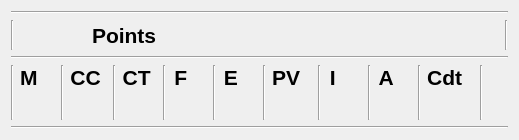
<?xml version="1.0" encoding="UTF-8"?>
<ui version="4.0">
 <class>StatsDisplayWidget</class>
 <widget class="QWidget" name="StatsDisplayWidget">
  <property name="geometry">
   <rect>
    <x>0</x>
    <y>0</y>
    <width>519</width>
    <height>140</height>
   </rect>
  </property>
  <property name="windowTitle">
   <string/>
  </property>
  <layout class="QVBoxLayout" name="verticalLayout">
   <item>
    <widget class="Line" name="line_2">
     <property name="font">
      <font>
       <pointsize>16</pointsize>
      </font>
     </property>
     <property name="orientation">
      <enum>Qt::Horizontal</enum>
     </property>
    </widget>
   </item>
   <item>
    <layout class="QVBoxLayout" name="verticalLayout_28">
     <item>
      <layout class="QHBoxLayout" name="horizontalLayout">
       <item>
        <widget class="Line" name="line_4">
         <property name="font">
          <font>
           <pointsize>16</pointsize>
          </font>
         </property>
         <property name="orientation">
          <enum>Qt::Vertical</enum>
         </property>
        </widget>
       </item>
       <item>
        <widget class="QLabel" name="title">
         <property name="enabled">
          <bool>true</bool>
         </property>
         <property name="minimumSize">
          <size>
           <width>20</width>
           <height>0</height>
          </size>
         </property>
         <property name="font">
          <font>
           <pointsize>16</pointsize>
           <weight>75</weight>
           <bold>true</bold>
          </font>
         </property>
         <property name="cursor">
          <cursorShape>WhatsThisCursor</cursorShape>
         </property>
         <property name="toolTip">
          <string>Statistique du champion correspondant à la figurine.</string>
         </property>
         <property name="text">
          <string/>
         </property>
        </widget>
       </item>
       <item>
        <widget class="QLabel" name="labelChampionPts">
         <property name="enabled">
          <bool>true</bool>
         </property>
         <property name="minimumSize">
          <size>
           <width>40</width>
           <height>0</height>
          </size>
         </property>
         <property name="font">
          <font>
           <pointsize>16</pointsize>
           <weight>75</weight>
           <bold>true</bold>
          </font>
         </property>
         <property name="text">
          <string/>
         </property>
         <property name="alignment">
          <set>Qt::AlignRight|Qt::AlignTrailing|Qt::AlignVCenter</set>
         </property>
        </widget>
       </item>
       <item>
        <widget class="QLabel" name="label_27">
         <property name="enabled">
          <bool>true</bool>
         </property>
         <property name="font">
          <font>
           <pointsize>16</pointsize>
           <weight>75</weight>
           <bold>true</bold>
          </font>
         </property>
         <property name="text">
          <string>Points</string>
         </property>
        </widget>
       </item>
       <item>
        <spacer name="horizontalSpacer_5">
         <property name="enabled">
          <bool>true</bool>
         </property>
         <property name="font">
          <font>
           <pointsize>16</pointsize>
          </font>
         </property>
         <property name="orientation">
          <enum>Qt::Horizontal</enum>
         </property>
         <property name="sizeHint" stdset="0">
          <size>
           <width>40</width>
           <height>20</height>
          </size>
         </property>
        </spacer>
       </item>
       <item>
        <widget class="Line" name="line_15">
         <property name="font">
          <font>
           <pointsize>16</pointsize>
          </font>
         </property>
         <property name="orientation">
          <enum>Qt::Vertical</enum>
         </property>
        </widget>
       </item>
      </layout>
     </item>
     <item>
      <widget class="Line" name="line">
       <property name="font">
        <font>
         <pointsize>16</pointsize>
        </font>
       </property>
       <property name="orientation">
        <enum>Qt::Horizontal</enum>
       </property>
      </widget>
     </item>
     <item>
      <layout class="QHBoxLayout" name="horizontalLayout_14">
       <item>
        <widget class="Line" name="line_5">
         <property name="font">
          <font>
           <pointsize>16</pointsize>
          </font>
         </property>
         <property name="orientation">
          <enum>Qt::Vertical</enum>
         </property>
        </widget>
       </item>
       <item>
        <layout class="QVBoxLayout" name="verticalLayout_17">
         <item>
          <widget class="QLabel" name="label_43">
           <property name="enabled">
            <bool>true</bool>
           </property>
           <property name="font">
            <font>
             <pointsize>16</pointsize>
             <weight>75</weight>
             <bold>true</bold>
            </font>
           </property>
           <property name="text">
            <string>M   </string>
           </property>
           <property name="alignment">
            <set>Qt::AlignCenter</set>
           </property>
          </widget>
         </item>
         <item>
          <widget class="QLabel" name="labelModelM2">
           <property name="enabled">
            <bool>true</bool>
           </property>
           <property name="minimumSize">
            <size>
             <width>35</width>
             <height>0</height>
            </size>
           </property>
           <property name="font">
            <font>
             <pointsize>16</pointsize>
            </font>
           </property>
           <property name="text">
            <string/>
           </property>
           <property name="alignment">
            <set>Qt::AlignCenter</set>
           </property>
          </widget>
         </item>
        </layout>
       </item>
       <item>
        <widget class="Line" name="line_6">
         <property name="font">
          <font>
           <pointsize>16</pointsize>
          </font>
         </property>
         <property name="orientation">
          <enum>Qt::Vertical</enum>
         </property>
        </widget>
       </item>
       <item>
        <layout class="QVBoxLayout" name="verticalLayout_18">
         <item>
          <widget class="QLabel" name="label_44">
           <property name="enabled">
            <bool>true</bool>
           </property>
           <property name="font">
            <font>
             <pointsize>16</pointsize>
             <weight>75</weight>
             <bold>true</bold>
            </font>
           </property>
           <property name="text">
            <string>CC </string>
           </property>
           <property name="alignment">
            <set>Qt::AlignCenter</set>
           </property>
          </widget>
         </item>
         <item>
          <widget class="QLabel" name="labelModelWS2">
           <property name="enabled">
            <bool>true</bool>
           </property>
           <property name="minimumSize">
            <size>
             <width>35</width>
             <height>0</height>
            </size>
           </property>
           <property name="font">
            <font>
             <pointsize>16</pointsize>
            </font>
           </property>
           <property name="text">
            <string/>
           </property>
           <property name="alignment">
            <set>Qt::AlignCenter</set>
           </property>
          </widget>
         </item>
        </layout>
       </item>
       <item>
        <widget class="Line" name="line_7">
         <property name="font">
          <font>
           <pointsize>16</pointsize>
          </font>
         </property>
         <property name="orientation">
          <enum>Qt::Vertical</enum>
         </property>
        </widget>
       </item>
       <item>
        <layout class="QVBoxLayout" name="verticalLayout_19">
         <item>
          <widget class="QLabel" name="label_45">
           <property name="enabled">
            <bool>true</bool>
           </property>
           <property name="font">
            <font>
             <pointsize>16</pointsize>
             <weight>75</weight>
             <bold>true</bold>
            </font>
           </property>
           <property name="text">
            <string>CT </string>
           </property>
           <property name="alignment">
            <set>Qt::AlignCenter</set>
           </property>
          </widget>
         </item>
         <item>
          <widget class="QLabel" name="labelModelBS2">
           <property name="enabled">
            <bool>true</bool>
           </property>
           <property name="minimumSize">
            <size>
             <width>35</width>
             <height>0</height>
            </size>
           </property>
           <property name="font">
            <font>
             <pointsize>16</pointsize>
            </font>
           </property>
           <property name="text">
            <string/>
           </property>
           <property name="alignment">
            <set>Qt::AlignCenter</set>
           </property>
          </widget>
         </item>
        </layout>
       </item>
       <item>
        <widget class="Line" name="line_8">
         <property name="font">
          <font>
           <pointsize>16</pointsize>
          </font>
         </property>
         <property name="orientation">
          <enum>Qt::Vertical</enum>
         </property>
        </widget>
       </item>
       <item>
        <layout class="QVBoxLayout" name="verticalLayout_20">
         <item>
          <widget class="QLabel" name="label_46">
           <property name="enabled">
            <bool>true</bool>
           </property>
           <property name="font">
            <font>
             <pointsize>16</pointsize>
             <weight>75</weight>
             <bold>true</bold>
            </font>
           </property>
           <property name="text">
            <string>F   </string>
           </property>
           <property name="alignment">
            <set>Qt::AlignCenter</set>
           </property>
          </widget>
         </item>
         <item>
          <widget class="QLabel" name="labelModelS2">
           <property name="enabled">
            <bool>true</bool>
           </property>
           <property name="minimumSize">
            <size>
             <width>35</width>
             <height>0</height>
            </size>
           </property>
           <property name="font">
            <font>
             <pointsize>16</pointsize>
            </font>
           </property>
           <property name="text">
            <string/>
           </property>
           <property name="alignment">
            <set>Qt::AlignCenter</set>
           </property>
          </widget>
         </item>
        </layout>
       </item>
       <item>
        <widget class="Line" name="line_9">
         <property name="font">
          <font>
           <pointsize>16</pointsize>
          </font>
         </property>
         <property name="orientation">
          <enum>Qt::Vertical</enum>
         </property>
        </widget>
       </item>
       <item>
        <layout class="QVBoxLayout" name="verticalLayout_21">
         <item>
          <widget class="QLabel" name="label_47">
           <property name="enabled">
            <bool>true</bool>
           </property>
           <property name="font">
            <font>
             <pointsize>16</pointsize>
             <weight>75</weight>
             <bold>true</bold>
            </font>
           </property>
           <property name="text">
            <string>E   </string>
           </property>
           <property name="alignment">
            <set>Qt::AlignCenter</set>
           </property>
          </widget>
         </item>
         <item>
          <widget class="QLabel" name="labelModelT2">
           <property name="enabled">
            <bool>true</bool>
           </property>
           <property name="minimumSize">
            <size>
             <width>35</width>
             <height>0</height>
            </size>
           </property>
           <property name="font">
            <font>
             <pointsize>16</pointsize>
            </font>
           </property>
           <property name="text">
            <string/>
           </property>
           <property name="alignment">
            <set>Qt::AlignCenter</set>
           </property>
          </widget>
         </item>
        </layout>
       </item>
       <item>
        <widget class="Line" name="line_10">
         <property name="font">
          <font>
           <pointsize>16</pointsize>
          </font>
         </property>
         <property name="orientation">
          <enum>Qt::Vertical</enum>
         </property>
        </widget>
       </item>
       <item>
        <layout class="QVBoxLayout" name="verticalLayout_22">
         <item>
          <widget class="QLabel" name="label_48">
           <property name="enabled">
            <bool>true</bool>
           </property>
           <property name="font">
            <font>
             <pointsize>16</pointsize>
             <weight>75</weight>
             <bold>true</bold>
            </font>
           </property>
           <property name="text">
            <string>PV  </string>
           </property>
           <property name="alignment">
            <set>Qt::AlignCenter</set>
           </property>
          </widget>
         </item>
         <item>
          <widget class="QLabel" name="labelModelW2">
           <property name="enabled">
            <bool>true</bool>
           </property>
           <property name="minimumSize">
            <size>
             <width>35</width>
             <height>0</height>
            </size>
           </property>
           <property name="font">
            <font>
             <pointsize>16</pointsize>
            </font>
           </property>
           <property name="text">
            <string/>
           </property>
           <property name="alignment">
            <set>Qt::AlignCenter</set>
           </property>
          </widget>
         </item>
        </layout>
       </item>
       <item>
        <widget class="Line" name="line_11">
         <property name="font">
          <font>
           <pointsize>16</pointsize>
          </font>
         </property>
         <property name="orientation">
          <enum>Qt::Vertical</enum>
         </property>
        </widget>
       </item>
       <item>
        <layout class="QVBoxLayout" name="verticalLayout_23">
         <item>
          <widget class="QLabel" name="label_51">
           <property name="enabled">
            <bool>true</bool>
           </property>
           <property name="font">
            <font>
             <pointsize>16</pointsize>
             <weight>75</weight>
             <bold>true</bold>
            </font>
           </property>
           <property name="text">
            <string>I    </string>
           </property>
           <property name="alignment">
            <set>Qt::AlignCenter</set>
           </property>
          </widget>
         </item>
         <item>
          <widget class="QLabel" name="labelModelI2">
           <property name="enabled">
            <bool>true</bool>
           </property>
           <property name="minimumSize">
            <size>
             <width>35</width>
             <height>0</height>
            </size>
           </property>
           <property name="font">
            <font>
             <pointsize>16</pointsize>
            </font>
           </property>
           <property name="text">
            <string/>
           </property>
           <property name="alignment">
            <set>Qt::AlignCenter</set>
           </property>
          </widget>
         </item>
        </layout>
       </item>
       <item>
        <widget class="Line" name="line_12">
         <property name="font">
          <font>
           <pointsize>16</pointsize>
          </font>
         </property>
         <property name="orientation">
          <enum>Qt::Vertical</enum>
         </property>
        </widget>
       </item>
       <item>
        <layout class="QVBoxLayout" name="verticalLayout_24">
         <item>
          <widget class="QLabel" name="label_52">
           <property name="enabled">
            <bool>true</bool>
           </property>
           <property name="font">
            <font>
             <pointsize>16</pointsize>
             <weight>75</weight>
             <bold>true</bold>
            </font>
           </property>
           <property name="text">
            <string>A   </string>
           </property>
           <property name="alignment">
            <set>Qt::AlignCenter</set>
           </property>
          </widget>
         </item>
         <item>
          <widget class="QLabel" name="labelModelA2">
           <property name="enabled">
            <bool>true</bool>
           </property>
           <property name="minimumSize">
            <size>
             <width>35</width>
             <height>0</height>
            </size>
           </property>
           <property name="font">
            <font>
             <pointsize>16</pointsize>
            </font>
           </property>
           <property name="text">
            <string/>
           </property>
           <property name="alignment">
            <set>Qt::AlignCenter</set>
           </property>
          </widget>
         </item>
        </layout>
       </item>
       <item>
        <widget class="Line" name="line_13">
         <property name="font">
          <font>
           <pointsize>16</pointsize>
          </font>
         </property>
         <property name="orientation">
          <enum>Qt::Vertical</enum>
         </property>
        </widget>
       </item>
       <item>
        <layout class="QVBoxLayout" name="verticalLayout_25">
         <item>
          <widget class="QLabel" name="label_53">
           <property name="enabled">
            <bool>true</bool>
           </property>
           <property name="font">
            <font>
             <pointsize>16</pointsize>
             <weight>75</weight>
             <bold>true</bold>
            </font>
           </property>
           <property name="text">
            <string>Cdt  </string>
           </property>
           <property name="alignment">
            <set>Qt::AlignCenter</set>
           </property>
          </widget>
         </item>
         <item>
          <widget class="QLabel" name="labelModelLd2">
           <property name="enabled">
            <bool>true</bool>
           </property>
           <property name="minimumSize">
            <size>
             <width>35</width>
             <height>0</height>
            </size>
           </property>
           <property name="font">
            <font>
             <pointsize>16</pointsize>
            </font>
           </property>
           <property name="text">
            <string/>
           </property>
           <property name="alignment">
            <set>Qt::AlignCenter</set>
           </property>
          </widget>
         </item>
        </layout>
       </item>
       <item>
        <widget class="Line" name="line_14">
         <property name="font">
          <font>
           <pointsize>16</pointsize>
          </font>
         </property>
         <property name="orientation">
          <enum>Qt::Vertical</enum>
         </property>
        </widget>
       </item>
       <item>
        <spacer name="horizontalSpacer_7">
         <property name="enabled">
          <bool>true</bool>
         </property>
         <property name="font">
          <font>
           <pointsize>16</pointsize>
          </font>
         </property>
         <property name="orientation">
          <enum>Qt::Horizontal</enum>
         </property>
         <property name="sizeHint" stdset="0">
          <size>
           <width>40</width>
           <height>20</height>
          </size>
         </property>
        </spacer>
       </item>
      </layout>
     </item>
    </layout>
   </item>
   <item>
    <widget class="Line" name="line_3">
     <property name="font">
      <font>
       <pointsize>16</pointsize>
      </font>
     </property>
     <property name="orientation">
      <enum>Qt::Horizontal</enum>
     </property>
    </widget>
   </item>
  </layout>
 </widget>
 <resources/>
 <connections/>
</ui>
